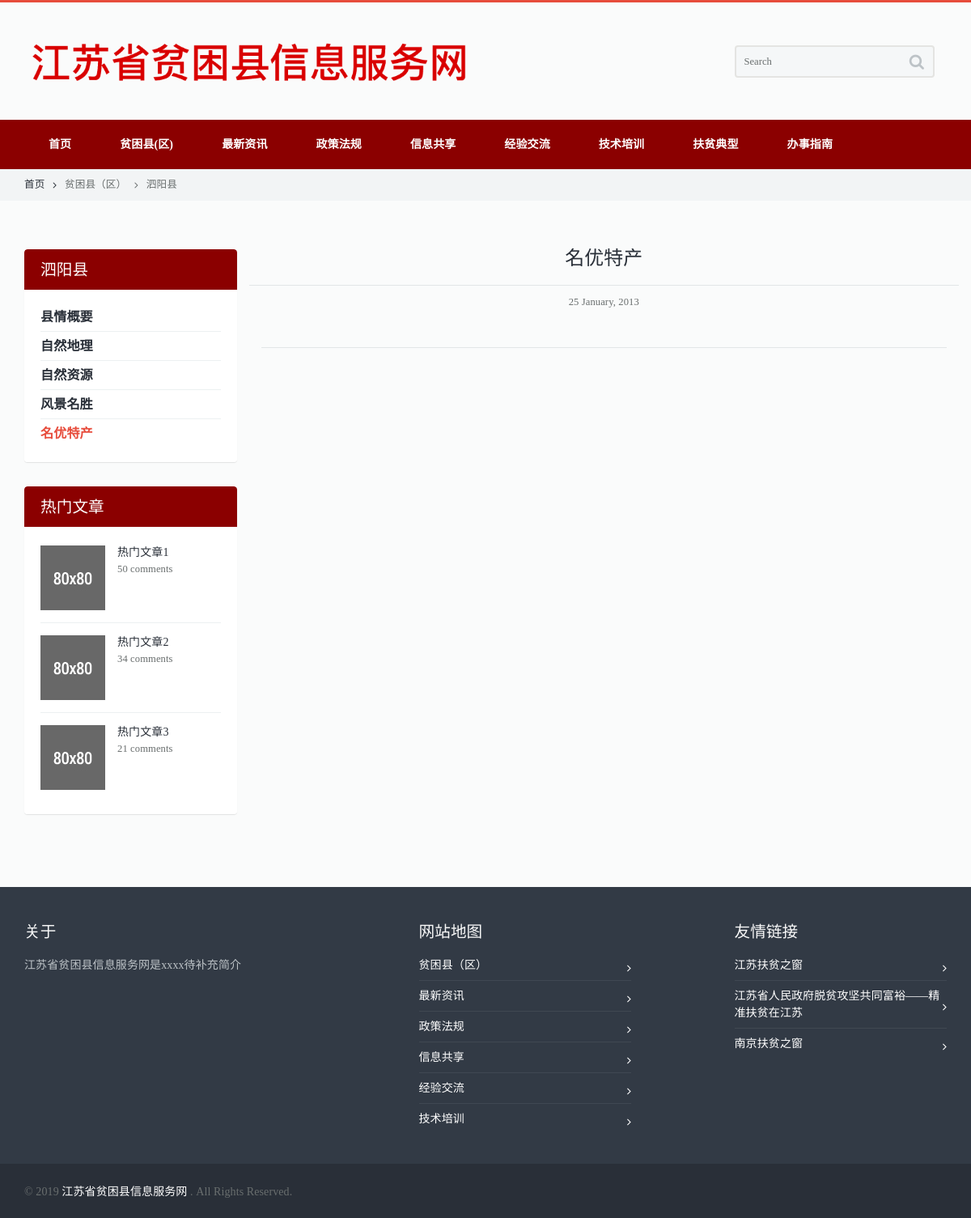
Before: /city_2.php?city_id=10&city_item_id=5 with the older database file.
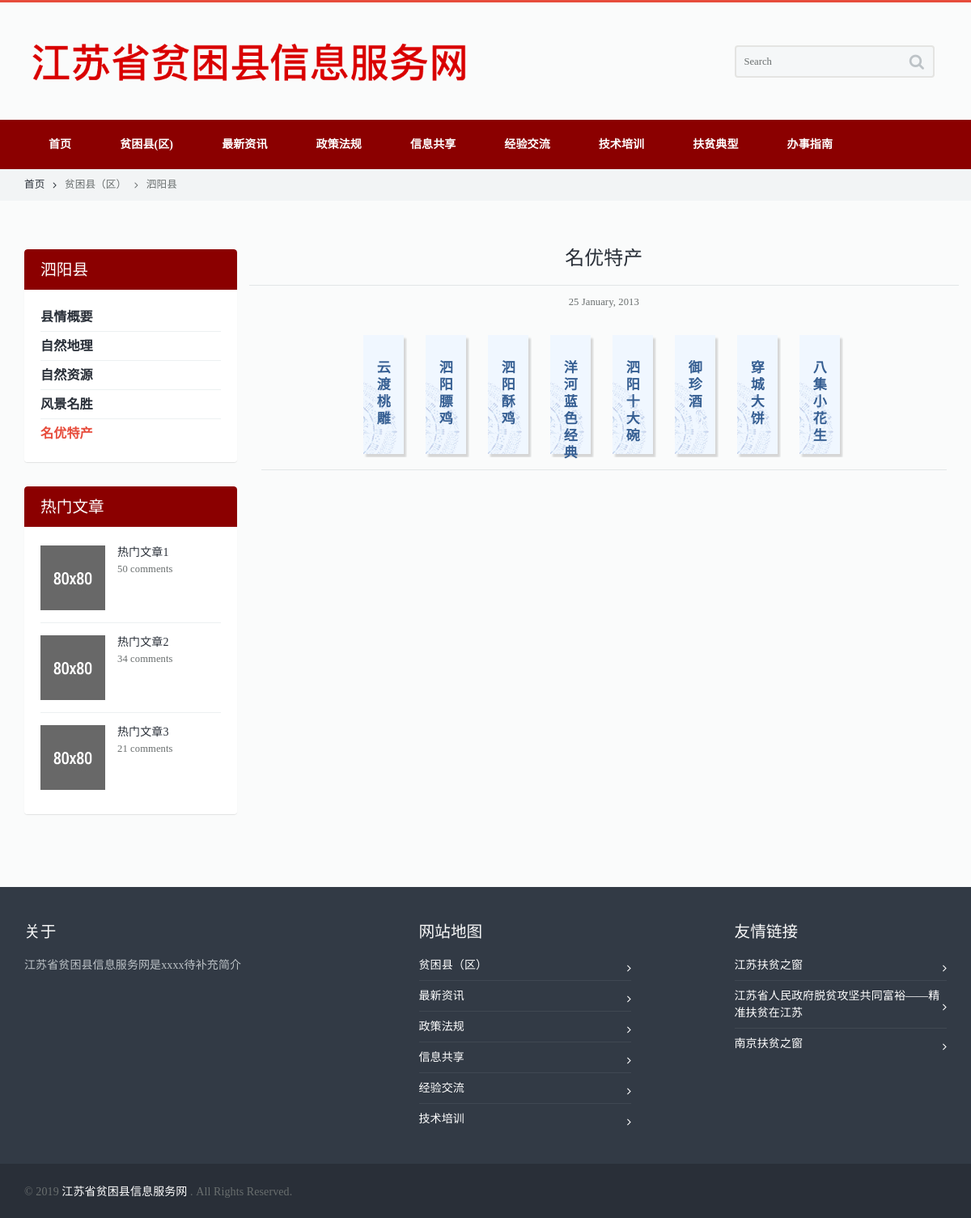
After: the same page with the newer database file.
### tables this page shows
CREATE TABLE "city_menu" (
	 "id" INTEGER NOT NULL,
	 "city_id" INTEGER,
	 "city_name" TEXT,
	 "name" TEXT,
	 "type" INTEGER,
	 "item_id" INTEGER,
	 "desc" TEXT,
	PRIMARY KEY("id")
);

CREATE TABLE "article" (
	 "id" integer NOT NULL PRIMARY KEY AUTOINCREMENT,
	 "city_id" INTEGER,
	 "item_id" INTEGER,
	 "title" TEXT,
	 "date" TEXT,
	 "pic" TEXT,
	 "html1" text,
	 "html2" TEXT,
	 "html3" TEXT,
	 "html4" TEXT,
	 "html5" TEXT,
	 "html6" TEXT,
	 "html7" TEXT,
	 "html8" TEXT,
	 "html9" TEXT,
	 "html10" TEXT
);

### city_2.php (the view, shortened to what this page needs)
<!doctype html>
<html lang="en">
	<head>
		<link rel="stylesheet" type="text/css" media="all" href="css/bootstrap.min.css">
		<link rel="stylesheet" type="text/css" media="all" href="css/owl.carousel.css">
		<link rel="stylesheet" type="text/css" media="all" href="css/owl.transitions.css">
		<link rel="stylesheet" type="text/css" media="all" href="css/style.css">
		<link rel="stylesheet" type="text/css" media="all" href="css/camera.css">
		<link rel="stylesheet" type="text/css" media="all" href="css/jquery.custom-scrollbar.css">
		<link href="css/font-awesome.min.css" rel="stylesheet">
        <link href="css/zy.css" rel="stylesheet">
 	</head>
	<?php
            $db = new SQLite3('data/data.db');
            $city_id = $_GET['city_id'];
            $city_item_id = $_GET['city_item_id'];
            $results = $db->query("select * from city_menu where city_id = '$city_id' and item_id = '$city_item_id'");
            $v = $results->fetchArray();
            $city_name = $v['city_name'];
            $city_item_name = $v['name'];
    ?>
	<body>
		<div class="wide_layout relative">
			<div id="head">
			</div>
			<section class="breadcrumbs">
				<div class="container">
					<ul class="horizontal_list clearfix bc_list f_size_medium">
						<li class="m_right_10 current"><a href="index.php" class="default_t_color">首页<i class="fa fa-angle-right d_inline_middle m_left_10"></i></a></li>
						<li><a href="city.php" class="default_t_color">贫困县（区）<i class="fa fa-angle-right d_inline_middle m_left_10 m_right_10"></i></a></li>
                        <li><a href="city_1.php?city_id=<?=$city_id?>&city_item_id=1" class="default_t_color"><?=$city_name?></a></li>
					</ul>
				</div>
			</section>
			<div class="page_content_offset">
				<div class="container">
					<div class="row clearfix">
						<aside class="col-lg-3 col-md-3 col-sm-3">
							<figure class="widget shadow r_corners wrapper m_bottom_30">
								<figcaption>
									<h3 class="color_light"><?=$city_name?></h3>
								</figcaption>
								<ul class="widget_content">
									<ul class="categories_list">
										<?php
											$results = $db->query("select * from city_menu where city_id = '$city_id'");
											while ($v = $results->fetchArray()) {
                                                $current_city_item_name = $v['name'];
                                                $current_city_item_type = $v['type'];
                                                $current_city_item_id = $v['item_id'];
                                                $current_city_id = $v['city_id'];
                                                if ($current_city_item_id == $city_item_id) {
                                                    ?>
                                                    <li class="active">
                                                        <a href="city_<?= $current_city_item_type ?>.php?city_id=<?= $current_city_id ?>&city_item_id=<?= $current_city_item_id ?>"
                                                           class="f_size_large color_dark d_block">
                                                            <b><?= $current_city_item_name ?></b>
                                                        </a>
                                                    </li>
                                                    <?php
                                                } else {
                                                    ?>
                                                    <li class="">
                                                        <a href="city_<?= $current_city_item_type ?>.php?city_id=<?= $current_city_id ?>&city_item_id=<?= $current_city_item_id ?>"
                                                           class="f_size_large color_dark d_block">
                                                            <b><?= $current_city_item_name ?></b>
                                                        </a>
                                                    </li>
                                                    <?php
                                                }
                                            }
                                        ?>
									</ul>
								</ul>
							</figure>
							<figure class="widget shadow r_corners wrapper m_bottom_30">
								<figcaption>
									<h3 class="color_light">热门文章</h3>
								</figcaption>
								<div class="widget_content">
									<article class="clearfix m_bottom_15">
										<img src="images/article_img_1.jpg" alt="" class="f_left m_right_15 m_sm_bottom_10 f_sm_none f_xs_left m_xs_bottom_0">
										<a href="#" class="color_dark d_block bt_link p_vr_0">热门文章1</a>
										<p class="f_size_medium">50 comments</p>
									</article>
									<hr class="m_bottom_15">
									<article class="clearfix m_bottom_15">
										<img src="images/article_img_2.jpg" alt="" class="f_left m_right_15 m_sm_bottom_10 f_sm_none f_xs_left m_xs_bottom_0">
										<a href="#" class="color_dark d_block p_vr_0 bt_link">热门文章2</a>
										<p class="f_size_medium">34 comments</p>
									</article>
									<hr class="m_bottom_15">
									<article class="clearfix m_bottom_5">
										<img src="images/article_img_3.jpg" alt="" class="f_left m_right_15 m_sm_bottom_10 f_sm_none f_xs_left m_xs_bottom_0">
										<a href="#" class="color_dark d_block p_vr_0 bt_link">热门文章3</a>
										<p class="f_size_medium">21 comments</p>
									</article>
								</div>
							</figure>
						</aside>
						<section class="col-lg-9 col-md-9 col-sm-9">
                            <article class="m_bottom_15" style="">
                                <div class="row clearfix m_bottom_15">
                                    <div class="m_bottom_30">
                                        <h2 class="m_bottom_5 color_dark fw_medium m_xs_bottom_10" style="text-align: center;"><?=$city_item_name?></h2>
                                        <hr class="divider_type_3 m_top_20 m_bottom_10 ">
                                        <p class="f_size_medium" style="text-align: center;">25 January, 2013</p>
                                    </div>
                                    <?php
                                        $results = $db->query("select count(*) as num from article where city_id = '$city_id' and item_id = '$city_item_id'");
                                        $v = $results->fetchArray();
                                        $num = $v['num'];
                                    ?>
                                    <div class="zy-box clearfix m_top_20 m_left_20" style="margin:0 auto; position:relative;width:<?=$num*80?>px;">
                                        <?php
                                            $results = $db->query("select * from article where city_id = '$city_id' and item_id = '$city_item_id'");
                                            while ($v = $results->fetchArray()) {
                                        ?>
                                                <div class="zy1">
                                                    <div class="zy-all"><p class="tab-item1"><a href="city_article.php?city_id=<?=$city_id ?>&city_item_id=<?=$city_item_id?>&article_id=<?=$v['id']?>" style="color:#355e92;" ><?=$v['title']?></a></p>
                                                    </div>
                                                </div>
                                        <?php
                                            }
                                        ?>
                                    </div>
                                </div>
                            </article>
                            <hr class="divider_type_3 m_bottom_10">
						</section>
					</div>
				</div>
			</div>
			<div id="myfoot">
			</div>
		</div>
	</body>
</html>

### css/zy.css (style rules this page uses)
* { margin: 0px; padding: 0px; }
img { border: none; }
.clearfix { zoom: 1; }
.clearfix:after { content: "020"; height: 0px; display: block; overflow: hidden; clear: both; }
a { color: #333333; }
ul li, ol li { list-style-type: none; }
body { font-family: "microsoft Yahei"; width: 100%; }
.zy1 { width:54px; height:151px; float:left; margin-left:23px; background:url(/pic/yc_pic_02.png) no-repeat center; }
.zy-all { width:30px; height:151px; margin-left:10px; cursor:pointer; }
.zy-all p { font-size:17px; color:#355e92; font-weight:bold; text-align:center; padding-top:30px; }

Changed rows visible on the page:
added article: title "云渡桃雕"
added article: title "泗阳膘鸡"
added article: title "泗阳酥鸡"
added article: title "洋河蓝色经典"
added article: title "泗阳十大碗"
added article: title "御珍酒"
added article: title "穿城大饼"
added article: title "八集小花生"
